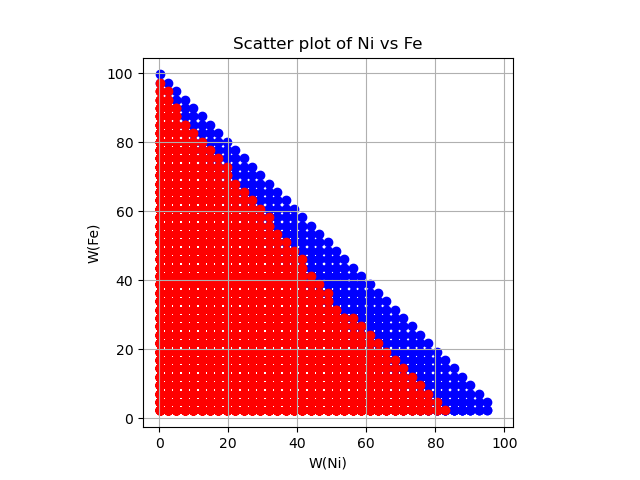

Write the Python code that produced this figure.
from tc_python import *
import matplotlib.pyplot as plt
import numpy as np
import pandas as pd

current_directory = os.path.dirname(os.path.abspath(__file__))
cache_fname = os.path.basename(__file__) + "_cache"
output_fname = os.path.splitext(os.path.basename(__file__))[0]

print("Cache Filename: ", cache_fname)
print("Output Filename: ", output_fname)
print("Current Dir: ", current_directory)

# Setup thermodynamic calculation
with TCPython() as start:
    calculation = (
        start
        .set_cache_folder(os.path.join(current_directory, cache_fname))
        .set_ges_version(5)
        .select_database_and_elements("tchea4", ["Ni", "Cr", "Mo", "Ti", "Fe"])
        .get_system()
        .with_batch_equilibrium_calculation()
        .set_condition("W(Ni)", 95E-2)
        .set_condition("W(Cr)", 0.1E-2)
        .set_condition("W(Mo)", 0.1E-2)
        .set_condition("W(Ti)", 0.1E-2)
        .set_condition("T", 1000+273.15)
        .disable_global_minimization()
    )

    # Generate condition combinations for equilibrium calculations
    k = 40
    list_of_conditions = [(("W(Ni)", w_ni), ("W(Cr)", 0.1E-2), ("W(Mo)", w_mo), ("W(Ti)", w_ti), ("T", tk))
                          for w_ni in np.linspace(0.1E-2, 0.95, k)
                          for w_mo in np.linspace(0.1E-2, 0.95, k)
                          for w_ti in np.linspace(0.1E-2, 0.95, k)
                          for tk in np.arange(900+273.15, 1300+273.15, 50)
                          if w_ni + 0.1E-2 + w_mo + w_ti <= 1]

    calculation.set_conditions_for_equilibria(list_of_conditions)

    results = calculation.calculate(
        ["np(FCC_L12)", "np(FCC_L12#1)", "np(FCC_L12#2)"], 100)

    list_np_FCC_L12 = results.get_values_of('np(FCC_L12)')
    list_np_FCC_L12_1 = results.get_values_of('np(FCC_L12#1)')
    list_np_FCC_L12_2 = results.get_values_of('np(FCC_L12#2)')

# ====== postprocessing of tc calculation ======
list_np_FCC_L12_merge = [max(a, b, c) for a, b, c in zip(
    list_np_FCC_L12, list_np_FCC_L12_1, list_np_FCC_L12_2)]

df = pd.DataFrame(columns=['Ni', 'Cr', 'Mo', 'Ti',
                  'T', 'np(FCC_L12)', 'np(FCC_L12#1)', 'np(FCC_L12#2)',
                           'np(FCC_L12)_merge'])

# Convert conditions and results to DataFrame
df = pd.DataFrame({
    'Ni': [dict(conditions)['W(Ni)']*100 for conditions in list_of_conditions],
    'Cr': [dict(conditions)['W(Cr)']*100 for conditions in list_of_conditions],
    'Mo': [dict(conditions)['W(Mo)']*100 for conditions in list_of_conditions],
    'Ti': [dict(conditions)['W(Ti)']*100 for conditions in list_of_conditions],
    'T': [dict(conditions)['T'] for conditions in list_of_conditions],
    'np(FCC_L12)': list_np_FCC_L12,
    'np(FCC_L12#1)': list_np_FCC_L12_1,
    'np(FCC_L12#2)': list_np_FCC_L12_2,
    'np(FCC_L12)_merge': list_np_FCC_L12_merge
})

df.to_excel(os.path.join(current_directory,
            "tc_full_df_check.xlsx"), index=False)

# --- data showing FCC possibilties
# Group by 'Ni' and 'Cr' and filter groups with any 'np(FCC_L12)' value > 0.99
filtered_groups_FCC_y = df.groupby(['Ni', 'Cr', 'Mo', 'Ti']).filter(
    lambda x: (x['np(FCC_L12)_merge'] > 0.95).any())
# Get unique 'Ni' and 'Cr' combinations
result_FCC_y = filtered_groups_FCC_y[['Ni', 'Cr', 'Mo', 'Ti']
                                     ].drop_duplicates().reset_index(drop=True)

# Calculate the 'Fe' column values
result_FCC_y['Fe'] = 100 - result_FCC_y['Ni'] - \
    result_FCC_y['Cr'] - result_FCC_y['Mo'] - result_FCC_y['Ti']
print(result_FCC_y.head(3))
# df_output_fname = output_fname+".xlsx"
df_output_fname = "MultiTaskModel_NiMoTiFe_Cr_TC_wt_pct.xlsx"

result_FCC_y.to_excel(
    os.path.join(current_directory, df_output_fname), index=False)

# --- data showing NO FCC possibilties
# Get unique combinations where 'np(FCC_L12)_merge' < 1 for each group
filtered_groups_FCC_n = df.groupby(['Ni', 'Cr', 'Mo', 'Ti']).filter(
    lambda group: group['np(FCC_L12)_merge'].max() < 0.95)
result_FCC_n = filtered_groups_FCC_n[['Ni', 'Cr', 'Mo', 'Ti']
                                     ].drop_duplicates().reset_index(drop=True)
result_FCC_n['Fe'] = 100 - result_FCC_n['Ni'] - \
    result_FCC_n['Cr'] - result_FCC_n['Mo'] - result_FCC_n['Ti']

# Plotting
plt.scatter(result_FCC_y['Ni'], result_FCC_y['Fe'],
            marker='o', color='blue', label='Y values')
plt.scatter(result_FCC_n['Ni'], result_FCC_n['Fe'],
            marker='o', color='red', label='N values')
plt.title('Scatter plot of Ni vs Fe')
plt.xlabel('W(Ni)')
plt.ylabel('W(Fe)')
plt.grid(True)
plt.xlim(0, 100)
plt.ylim(0, 100)
plt.axis('square')
plt_output_fname = output_fname+".png"
plt.savefig(os.path.join(current_directory, plt_output_fname))
